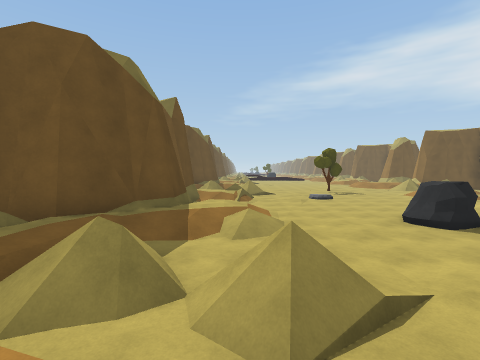
[1] (above)

23 first-person views from a walk through a Unity game level. The camera is 1.4 m above the floor, tilts 2° down and sees 85° across. The floor is counted in squares, 2 m on a side. Each view is taken from the middle of a square. On the plan, view 1 faces up. The plan holds only what a view shows up to about 9 squares ahead; the rest is blank. The place goes on beyond the plan. The player is left out.

[2]
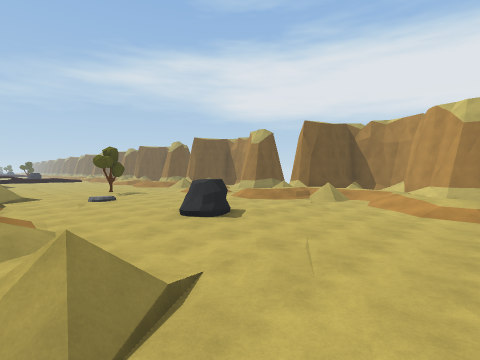

[3]
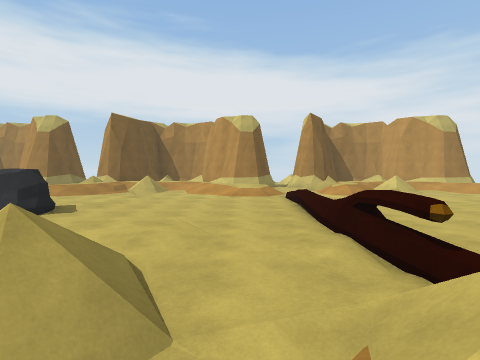

[4]
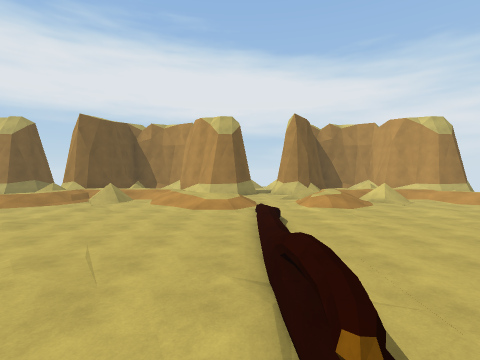

[5]
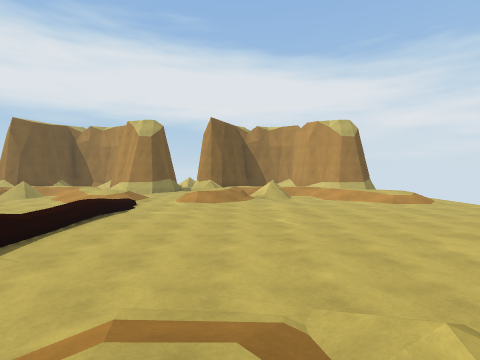

[6]
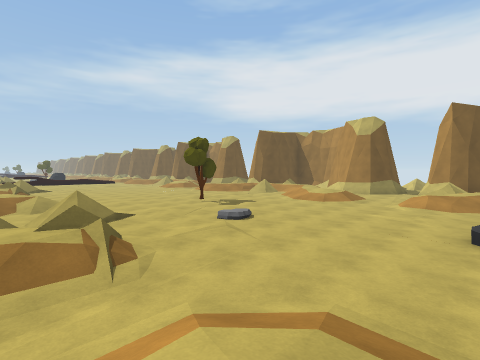

[7]
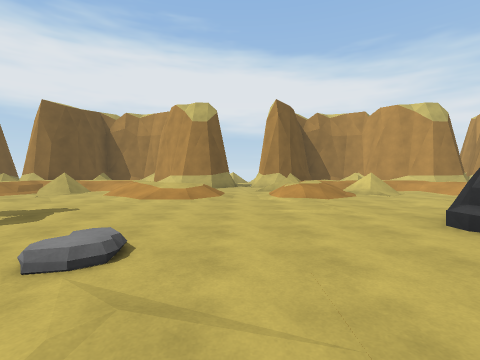

[8]
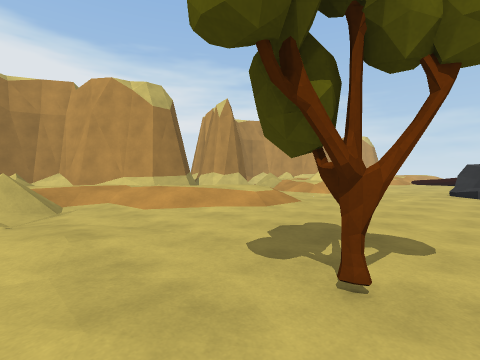

[9]
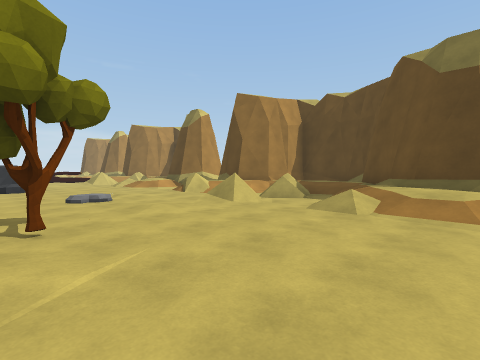

[10]
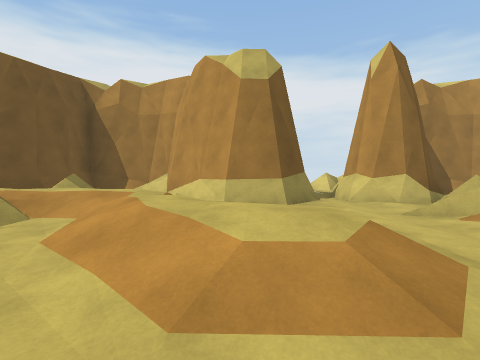

[11]
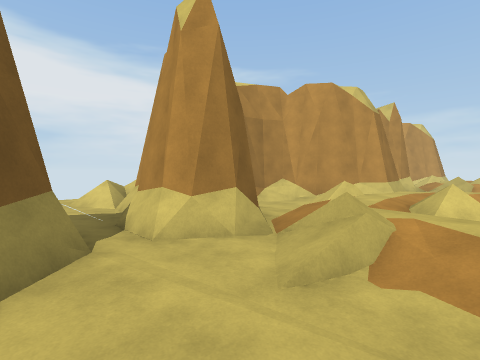

[12]
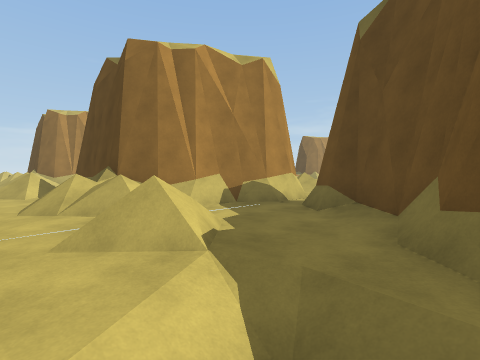

[13]
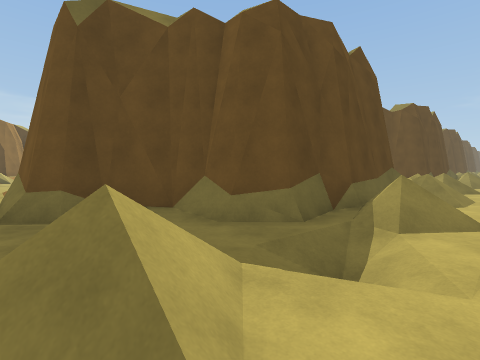

[14]
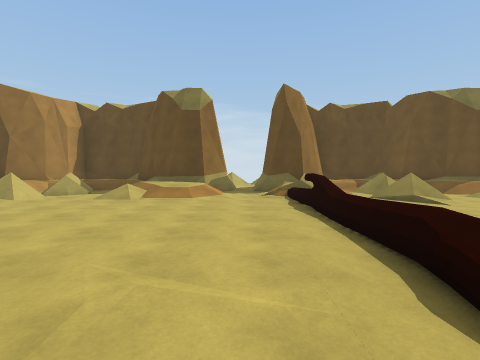

[15]
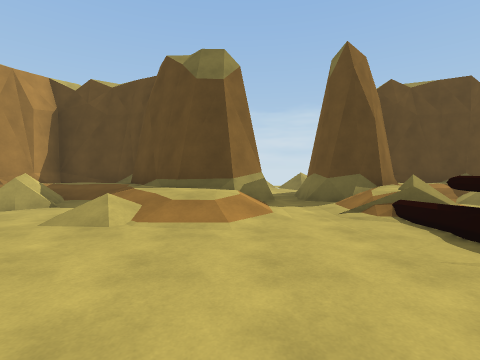

[16]
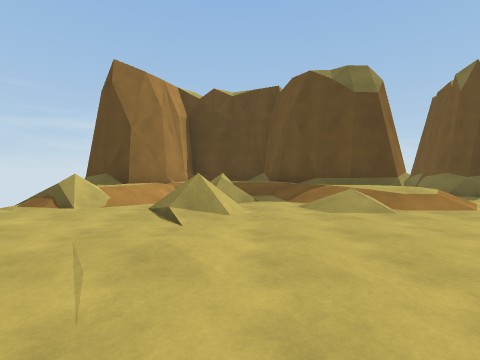

[17]
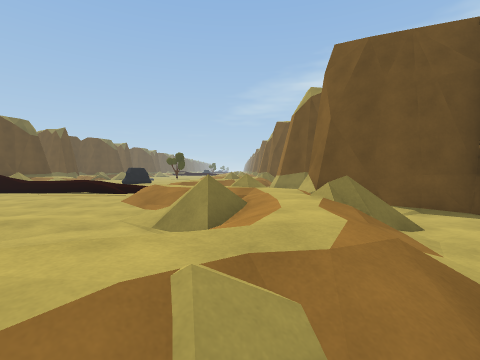

[18]
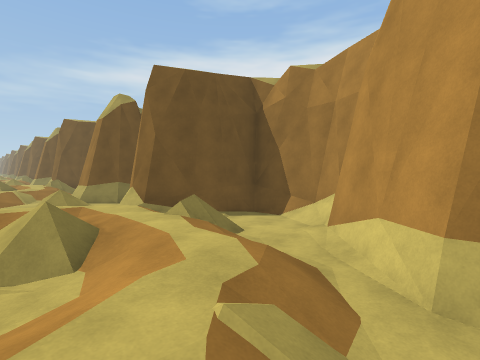

[19]
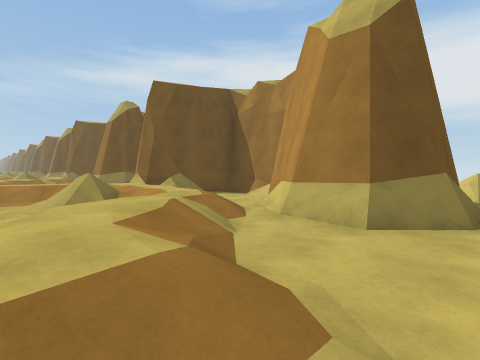

[20]
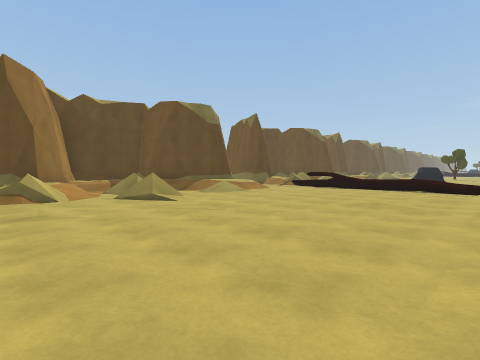

[21]
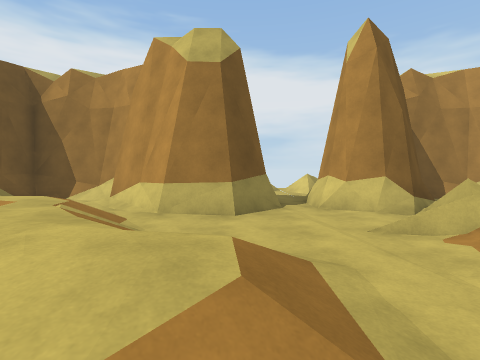

[22]
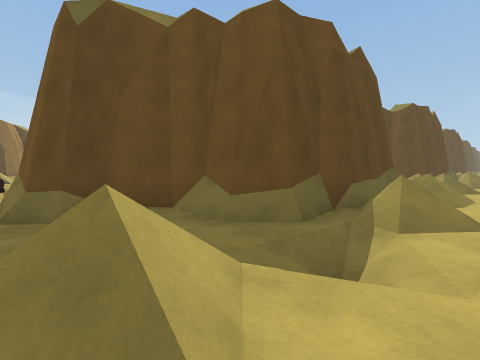

[23]
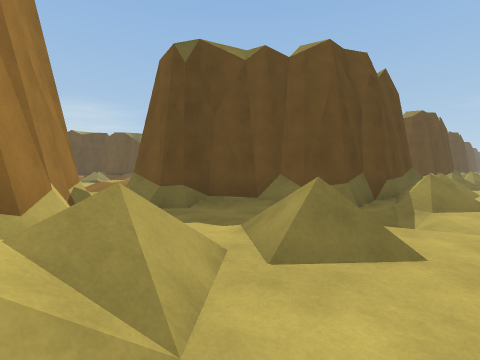

### Floor plan
Key: @ floor where view 1 was taken; # wall or solid block; x gap in a wall; . main floor; : floor 0.75 m higher than the main floor; / step, stairs or slope; = window, fence, low wall or low ledge; R rock; T tree.
Columns run from 5 left of view 1 to 18 right of it. Each row starts with its distance up from view 1.
 17    #//.....      ##  //.
 16    #:/.....  .// /####/.
 15   ##:/........//:  ### .
 14  ##//.....T...///  ### .
 13  #:==//......./// ####/.
 12     ///....../://####//.
 11     /........:/./###/./.
 10     :/.......//./##/.//.
  9    #//...........//..//.
  8     .........//#.###//..
  7    #//......./://####//.
  6    #:/...RR...//:/####/.
  5   ##:/...R/...//:/.###..
  4  ##//........./// .###/.
  3  #:==//.......///.####/.
  2  #:////....../://####//.
  1  ##//........:/./###/./.
  0   ##:@.=.....//./##/.//.
 -1 /###/#.====x.....//..//.
 -2 ..//.........//#.###//..
 -3    #//......./://####//.
 -4    #:/........//:/##
 -5   ##:/........//:/.#
 -6  ##//.........////.#
 -7  #:==//.......///.##
 -8  #:////....../://##
 -9  ##//........:/./##
-10   ##:/.......//./##  //
-11    # /...........//  //

Where each view was taken, in squares from view 1:
view 1: 0 up, 0 right, facing up
view 2: 0 up, 0 right, facing up-right
view 3: 1 up, 1 left, facing right
view 4: 0 up, 0 right, facing right
view 5: 4 down, 1 left, facing right
view 6: 6 up, 1 left, facing up-right
view 7: 9 up, 1 right, facing right
view 8: 15 up, 4 right, facing down-right
view 9: 17 up, 5 right, facing down-left
view 10: 11 up, 6 right, facing right
view 11: 10 up, 9 right, facing down-right
view 12: 12 up, 18 right, facing down-left
view 13: 9 up, 18 right, facing up-left
view 14: 2 down, 7 right, facing left
view 15: 3 down, 4 right, facing left
view 16: 7 down, 5 right, facing left
view 17: 9 down, 10 right, facing up
view 18: 9 down, 9 right, facing up-right
view 19: 11 down, 8 right, facing up-right
view 20: 11 down, 7 right, facing up-left
view 21: 0 up, 7 right, facing right
view 22: 1 down, 18 right, facing up-left
view 23: 3 down, 18 right, facing up-left
